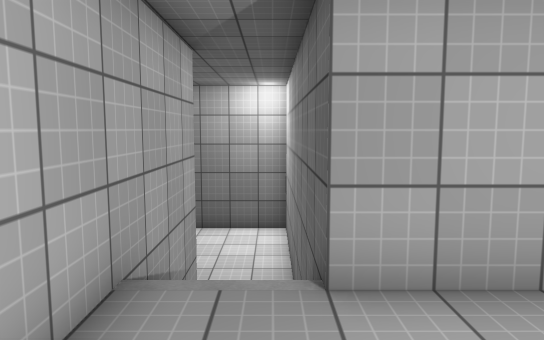
[1] (above)

13 first-person views from a walk through a 3-D level made in the Unity game engine. The camera is 1.5 m above the floor, tilts 6° down and sees 70° across. The floor is counted in squares, 1 m on a side. Each view is taken from the middle of a square. On the plan, view 1 faces up. The plan holds only what a view shows up to about 17 squares ahead; the rest is blank. The player is left out. Some animated figures are not drawn. Surface patterns are stand-ins for the level's own textures.

[2]
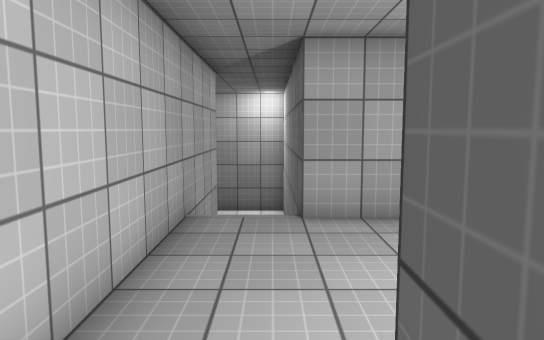

[3]
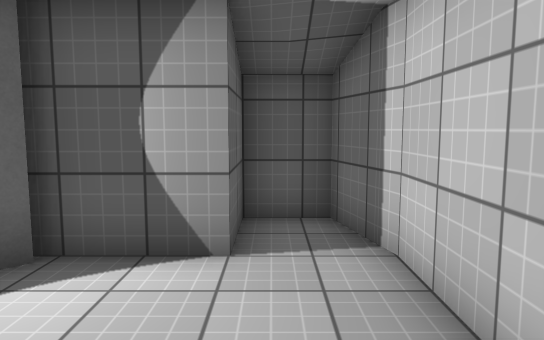

[4]
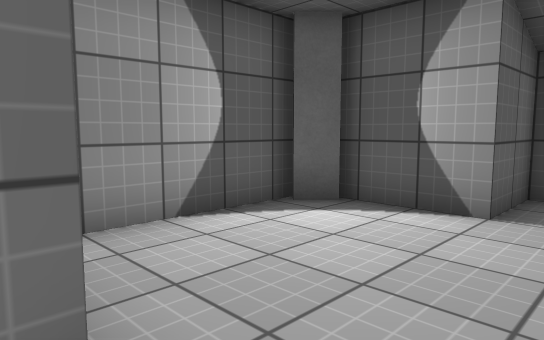

[5]
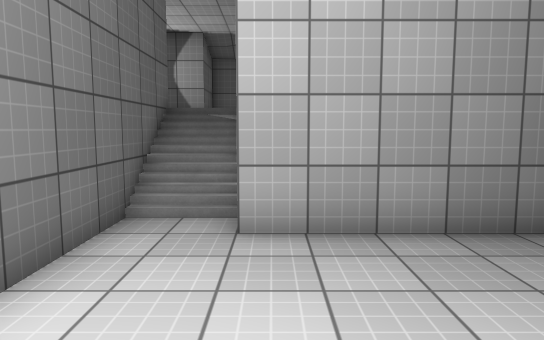

[6]
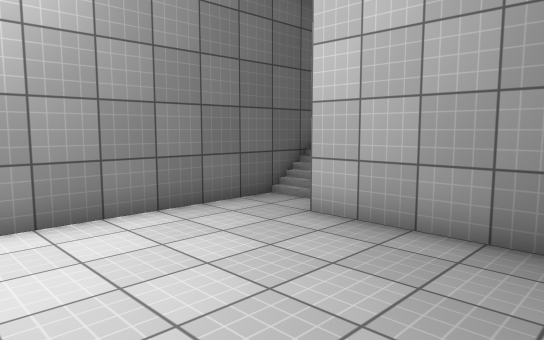

[7]
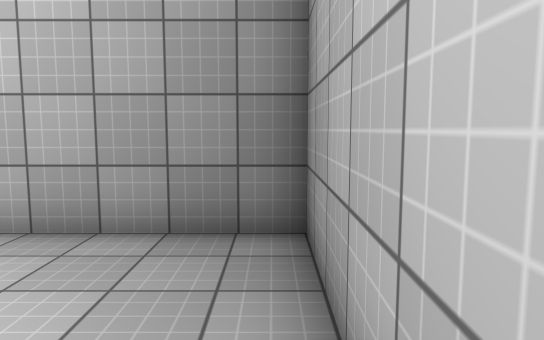

[8]
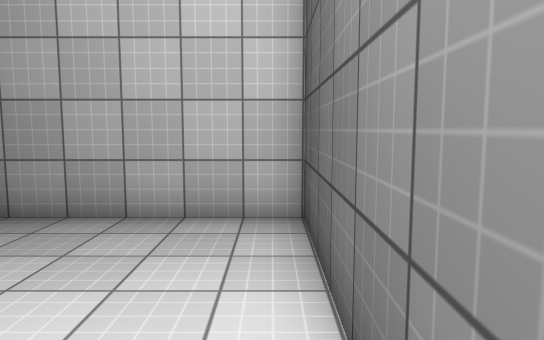

[9]
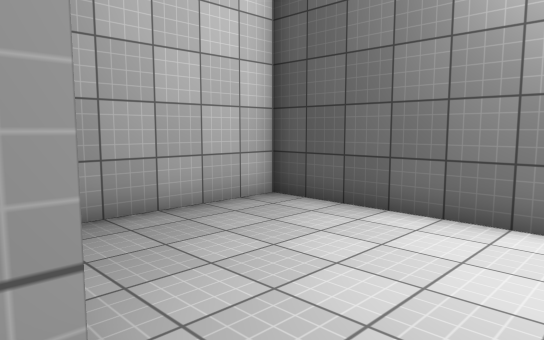

[10]
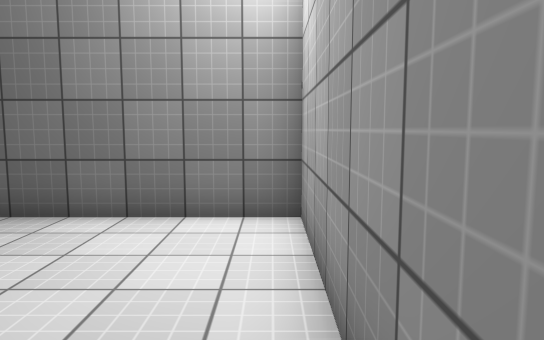

[11]
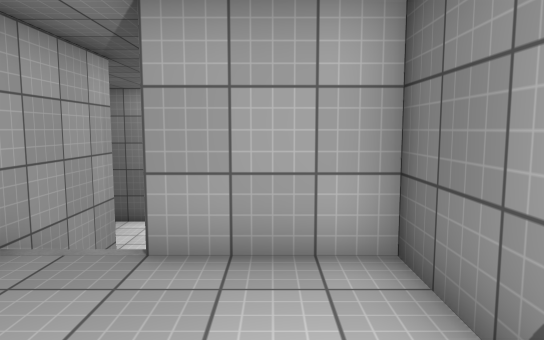

[12]
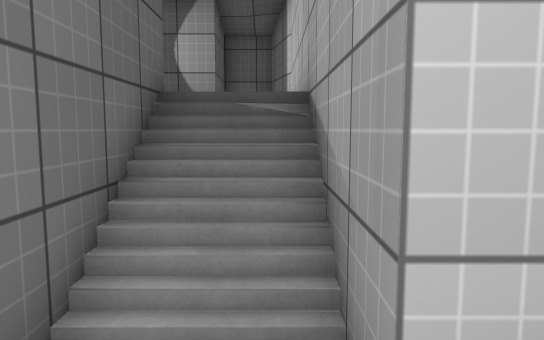

[13]
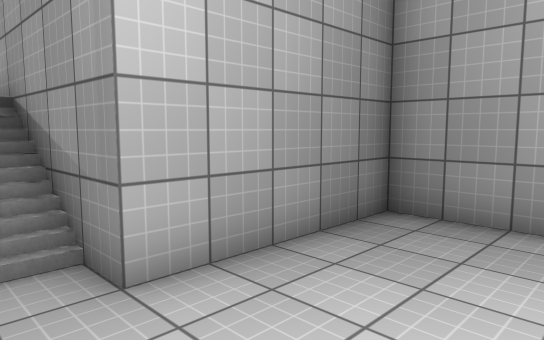

### Floor plan
Key: @ floor where view 1 was taken; # wall or solid block; . main floor; : floor 2 m higher than the main floor; / step, stairs or slope.
Columns run from 7 left of view 1 to 4 right of it. Each row starts with its distance up from view 1.
 14 #########
 13 #.......#
 12 #.......#
 11 #.......#
 10 #.......#
  9 #.......#
  8 #.......#
  7 ######..#
  6      #//#
  5      #//#
  4      #//####
  3      #:::::#
  2      #:::::#
  1      #:::::#
  0      #:@:::#
 -1      #::::##
 -2      ##:###
 -3       #:#
 -4       ###

Positions as (right, up) in squares from view 1, and headings:
1: (0, 0), facing up
2: (0, -3), facing up
3: (0, 3), facing down
4: (-1, 4), facing down-right
5: (-2, 13), facing down
6: (-6, 13), facing down-right
7: (-6, 13), facing down
8: (0, 13), facing left
9: (0, 7), facing up-left
10: (0, 7), facing up
11: (2, -1), facing up
12: (-1, 9), facing down
13: (0, 11), facing down-left
